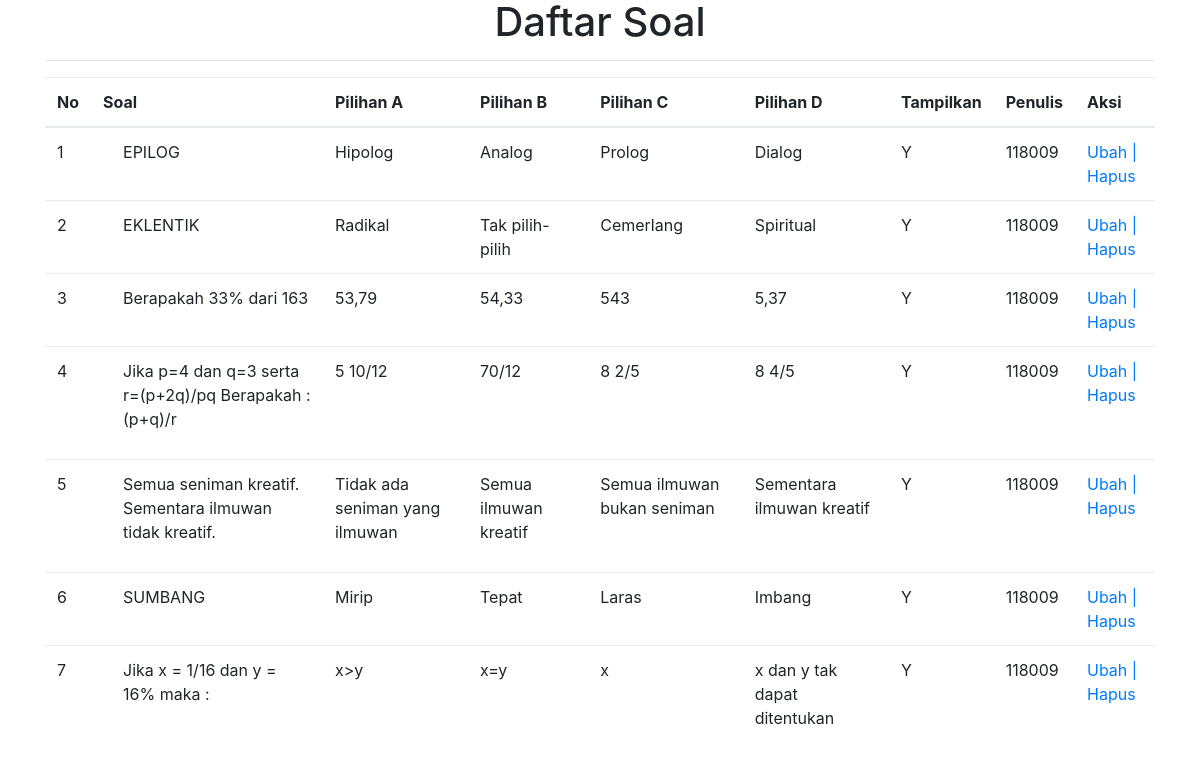
The app's page /admin/view_soal.php (signed in) with its own data.
### tables this page shows
CREATE TABLE `tbl_soal` (
  `id_soal` int(5) NOT NULL,
  `soal` longtext NOT NULL,
  `jenis_soal` varchar(20) NOT NULL,
  `a` varchar(30) NOT NULL,
  `b` varchar(30) NOT NULL,
  `c` varchar(30) NOT NULL,
  `d` varchar(30) NOT NULL,
  `knc_jawaban` varchar(30) NOT NULL,
  `tanggal` date NOT NULL,
  `aktif` enum('Y','N') NOT NULL,
  `nip` varchar(20) NOT NULL
);

### admin/view_soal.php (the view, shortened to what this page needs)
<?php
if(@$_SESSION['admin']){
?>
<!DOCTYPE html>
<html lang="en">
  <head>
    <link rel="stylesheet" href="bootstrap4/css/bootstrap.min.css">
    <link rel="stylesheet" href="bootstrap4/css/custom.css">
    <link rel="stylesheet" href="https://maxcdn.bootstrapcdn.com/font-awesome/4.7.0/css/font-awesome.min.css">
    <link rel="stylesheet" href="bootstrap4/css/dataTables.bootstrap4.css">
    <link rel="stylesheet" href="bootstrap4/css/dataTables.bootstrap4.min.css">
  </head>
<div class="container" >
  <h1 align="center">Daftar Soal</h1>
  <hr>
  <body style="background-color: transparent;">
            <div class="row">
                <div class="col-md-12">
                    <table id="example" class="table  table-hover" cellspacing="0" width="100%">
                        <thead class="thead-dark">
                            <tr>
                                <th scope="col">No</th>
                                <th scope="col">Soal</th>
                                <th scope="col">Pilihan A</th>
                                <th scope="col">Pilihan B</th>
                                <th scope="col">Pilihan C</th>
                                <th scope="col">Pilihan D</th>
                                <th scope="col">Tampilkan</th>
                                <th scope="col">Penulis</th>
                                <th scope="col" width="80px">Aksi</th>
                            </tr>
                        </thead>
                        <tbody>
                            <?php
                            include "koneksi.php";
                            $query = "SELECT * FROM tbl_soal";
                            $sql = mysqli_query($connect, $query);
                            $no = 1 ;
                            while($data = mysqli_fetch_array($sql)){
                            ?>
                                <tr scope="row">
                                    <td><?php echo $no; ?> </td>
                                    <td><?php echo $data ['soal']; ?></td>
                                    <td><?php echo $data ['a']; ?></td>
                                    <td><?php echo $data ['b']; ?></td>
                                    <td><?php echo $data ['c']; ?></td>
                                    <td><?php echo $data ['d']; ?></td>
                                    <td><?php echo $data ['aktif']; ?></td>
                                     <td><?php echo $data ['nip']; ?></td>
                                    <td>
                                      <?php
                                        echo "<a href='up_soal.php?id_soal=".$data['id_soal']."'>Ubah |
                                              <a href='del_soal.php?id_soal=".$data['id_soal']."'>Hapus</a>";
                                       ?>
                                    </td>
                                </tr>
                                <?php
                               $no++;
                            }
                            ?>
                        </tbody>
                    </table>
                </div>
            </div>
</div>
  </body>
</html>
<?php
}else {
    include "illegal.php";
}
?>

### records on screen
tbl_soal: soal "EPILOG", a "Hipolog", b "Analog", c "Prolog", d "Dialog", aktif "Y", nip "118009"
tbl_soal: soal "EKLENTIK", a "Radikal", b "Tak pilih-pilih", c "Cemerlang", d "Spiritual", aktif "Y", nip "118009"
tbl_soal: soal "Berapakah 33% dari 163", a "53,79", b "54,33", c "543", d "5,37", aktif "Y", nip "118009"
tbl_soal: soal "Jika p=4 dan q=3 serta r=(p+2q)/pq Berapakah : (p+q)/r", a "5 10/12", b "70/12", c "8 2/5", d "8 4/5", aktif "Y", nip "118009"
tbl_soal: soal "Semua seniman kreatif. Sementara ilmuwan tidak kreatif.", a "Tidak ada seniman yang ilmuwan", b "Semua ilmuwan kreatif", c "Semua ilmuwan bukan seniman", d "Sementara ilmuwan kreatif", aktif "Y", nip "118009"
tbl_soal: soal "SUMBANG", a "Mirip", b "Tepat", c "Laras", d "Imbang", aktif "Y", nip "118009"
tbl_soal: soal "Jika x = 1/16 dan y = 16% maka :", a "x>y", b "x=y", c "x", d "x dan y tak dapat ditentukan", aktif "Y", nip "118009"
